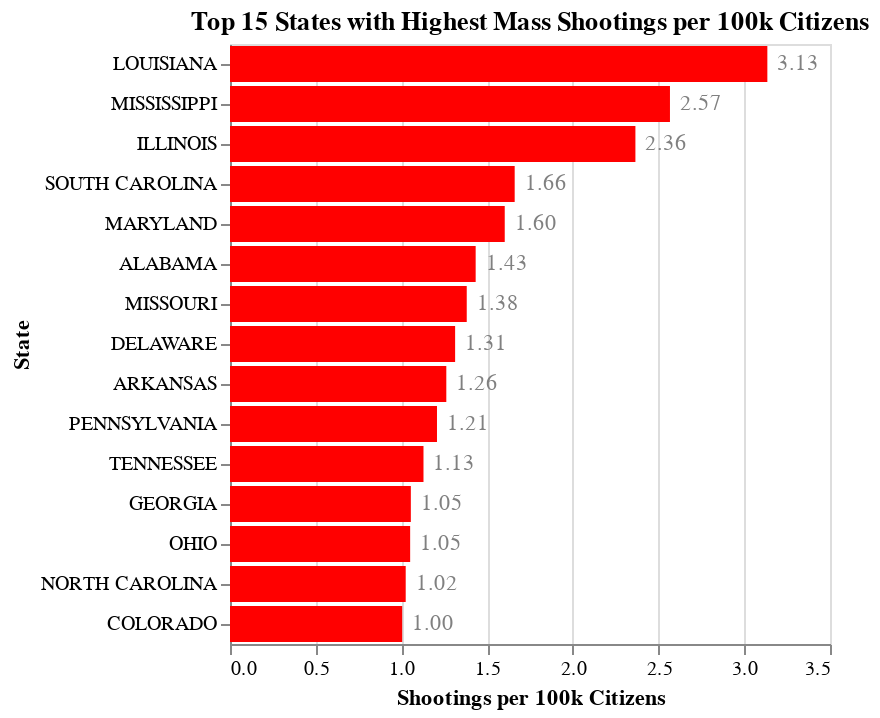

Source (notebook cell):
### Markdown cell above
## **Final Visualization**

### Code cell
# Extracting the 15 top states with more shootings per 100k citizen:
top_15_states = info_states.sort_values('Shootings per 100k Citizens', ascending=False).head(15)

# Creating the Bar Chart:
bar_chart_states = alt.Chart(top_15_states).mark_bar().encode(
    alt.X('Shootings per 100k Citizens:Q',
          title='Shootings per 100k Citizens',
    ),
    alt.Y('State:N', title='State', sort='-x'),
    color=alt.value('red')
).properties(
    title="Top 15 States with Highest Mass Shootings per 100k Citizens"
)


text = bar_chart_states.mark_text(
    align='left',
    baseline='middle',
    dx=5
).encode(
    text=alt.Text('Shootings per 100k Citizens:Q', format='.2f'),
    color=alt.value('grey')
)


Q1 = bar_chart_states + text
Q1

### Figure 1 — Vega-Lite specification as saved in the notebook (floating-point values rounded to 4 significant figures)
{"config": {"view": {"continuousWidth": 300, "continuousHeight": 300}}, "layer": [{"mark": {"type": "bar"}, "encoding": {"color": {"value": "red"}, "x": {"field": "Shootings per 100k Citizens", "title": "Shootings per 100k Citizens", "type": "quantitative"}, "y": {"field": "State", "sort": "-x", "title": "State", "type": "nominal"}}, "title": "Top 15 States with Highest Mass Shootings per 100k Citizens"}, {"mark": {"type": "text", "align": "left", "baseline": "middle", "dx": 5}, "encoding": {"color": {"value": "grey"}, "text": {"field": "Shootings per 100k Citizens", "format": ".2f", "type": "quantitative"}, "x": {"field": "Shootings per 100k Citizens", "title": "Shootings per 100k Citizens", "type": "quantitative"}, "y": {"field": "State", "sort": "-x", "title": "State", "type": "nominal"}}, "title": "Top 15 States with Highest Mass Shootings per 100k Citizens"}], "data": {"name": "data-9c803891d5eaaacfd8c8b17c40a5fbe7"}, "$schema": "https://vega.github.io/schema/vega-lite/v5.20.1.json", "datasets": {"data-9c803891d5eaaacfd8c8b17c40a5fbe7": [{"State": "LOUISIANA", "id": 22, "Population per State": 4657757, "Shootings Per State": 146, "Shootings per 100k Citizens": 3.135, "Latitude": 30.68, "Longitude": -91.32}, {"State": "MISSISSIPPI", "id": 28, "Population per State": 2961279, "Shootings Per State": 76, "Shootings per 100k Citizens": 2.566, "Latitude": 32.66, "Longitude": -90.0}, {"State": "ILLINOIS", "id": 17, "Population per State": 12812508, "Shootings Per State": 303, "Shootings per 100k Citizens": 2.365, "Latitude": 41.75, "Longitude": -87.78}, {"State": "SOUTH CAROLINA", "id": 45, "Population per State": 5118425, "Shootings Per State": 85, "Shootings per 100k Citizens": 1.661, "Latitude": 33.91, "Longitude": -80.63}, {"State": "MARYLAND", "id": 24, "Population per State": 6177224, "Shootings Per State": 99, "Shootings per 100k Citizens": 1.603, "Latitude": 39.24, "Longitude": -76.65}, {"State": "ALABAMA", "id": 1, "Population per State": 5024279, "Shootings Per State": 72, "Shootings per 100k Citizens": 1.433, "Latitude": 32.47, "Longitude": -86.73}, {"State": "MISSOURI", "id": 29, "Population per State": 6154913, "Shootings Per State": 85, "Shootings per 100k Citizens": 1.381, "Latitude": 38.62, "Longitude": -90.99}, {"State": "DELAWARE", "id": 10, "Population per State": 989948, "Shootings Per State": 13, "Shootings per 100k Citizens": 1.313, "Latitude": 39.53, "Longitude": -75.54}, {"State": "ARKANSAS", "id": 5, "Population per State": 3011524, "Shootings Per State": 38, "Shootings per 100k Citizens": 1.262, "Latitude": 34.69, "Longitude": -92.22}, {"State": "PENNSYLVANIA", "id": 42, "Population per State": 13002700, "Shootings Per State": 157, "Shootings per 100k Citizens": 1.207, "Latitude": 40.03, "Longitude": -75.51}, {"State": "TENNESSEE", "id": 47, "Population per State": 6910840, "Shootings Per State": 78, "Shootings per 100k Citizens": 1.129, "Latitude": 35.5, "Longitude": -88.77}, {"State": "GEORGIA", "id": 13, "Population per State": 10711908, "Shootings Per State": 113, "Shootings per 100k Citizens": 1.055, "Latitude": 33.4, "Longitude": -84.07}, {"State": "OHIO", "id": 39, "Population per State": 11799448, "Shootings Per State": 124, "Shootings per 100k Citizens": 1.051, "Latitude": 40.53, "Longitude": -83.05}, {"State": "NORTH CAROLINA", "id": 37, "Population per State": 10439388, "Shootings Per State": 107, "Shootings per 100k Citizens": 1.025, "Latitude": 35.72, "Longitude": -79.43}, {"State": "COLORADO", "id": 8, "Population per State": 5773714, "Shootings Per State": 58, "Shootings per 100k Citizens": 1.005, "Latitude": 39.64, "Longitude": -105.3}]}}
